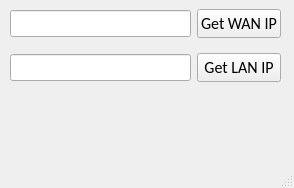
<?xml version="1.0" encoding="UTF-8"?>
<ui version="4.0">
 <class>MainWindow</class>
 <widget class="QMainWindow" name="MainWindow">
  <property name="geometry">
   <rect>
    <x>0</x>
    <y>0</y>
    <width>294</width>
    <height>188</height>
   </rect>
  </property>
  <property name="windowTitle">
   <string>IP Tools</string>
  </property>
  <widget class="QWidget" name="centralwidget">
   <widget class="QWidget" name="gridLayoutWidget">
    <property name="geometry">
     <rect>
      <x>10</x>
      <y>0</y>
      <width>271</width>
      <height>91</height>
     </rect>
    </property>
    <layout class="QGridLayout" name="gridLayout">
     <item row="0" column="1">
      <widget class="QPushButton" name="btngetwanip">
       <property name="font">
        <font>
         <family>Calibri</family>
         <pointsize>12</pointsize>
        </font>
       </property>
       <property name="toolTip">
        <string>Click to get WAN IP Address</string>
       </property>
       <property name="statusTip">
        <string>Get WAN IP Address</string>
       </property>
       <property name="styleSheet">
        <string/>
       </property>
       <property name="text">
        <string>Get WAN IP</string>
       </property>
      </widget>
     </item>
     <item row="0" column="0">
      <widget class="QLineEdit" name="txtwanip">
       <property name="font">
        <font>
         <pointsize>12</pointsize>
        </font>
       </property>
       <property name="styleSheet">
        <string notr="true"/>
       </property>
       <property name="text">
        <string/>
       </property>
       <property name="maxLength">
        <number>15</number>
       </property>
       <property name="alignment">
        <set>Qt::AlignCenter</set>
       </property>
       <property name="readOnly">
        <bool>true</bool>
       </property>
      </widget>
     </item>
     <item row="1" column="0">
      <widget class="QLineEdit" name="txtlanip">
       <property name="font">
        <font>
         <pointsize>12</pointsize>
        </font>
       </property>
       <property name="styleSheet">
        <string/>
       </property>
       <property name="text">
        <string/>
       </property>
       <property name="maxLength">
        <number>15</number>
       </property>
       <property name="alignment">
        <set>Qt::AlignCenter</set>
       </property>
       <property name="readOnly">
        <bool>true</bool>
       </property>
      </widget>
     </item>
     <item row="1" column="1">
      <widget class="QPushButton" name="btngetlanip">
       <property name="font">
        <font>
         <family>Calibri</family>
         <pointsize>12</pointsize>
        </font>
       </property>
       <property name="toolTip">
        <string>Click to get LAN IP</string>
       </property>
       <property name="statusTip">
        <string>Get LAN IP Address</string>
       </property>
       <property name="styleSheet">
        <string/>
       </property>
       <property name="text">
        <string>Get LAN IP</string>
       </property>
      </widget>
     </item>
    </layout>
   </widget>
   <widget class="QLabel" name="lblpic">
    <property name="geometry">
     <rect>
      <x>10</x>
      <y>100</y>
      <width>271</width>
      <height>51</height>
     </rect>
    </property>
    <property name="mouseTracking">
     <bool>true</bool>
    </property>
    <property name="text">
     <string/>
    </property>
    <property name="scaledContents">
     <bool>true</bool>
    </property>
   </widget>
  </widget>
  <widget class="QStatusBar" name="statusbar"/>
 </widget>
 <resources/>
 <connections/>
</ui>
